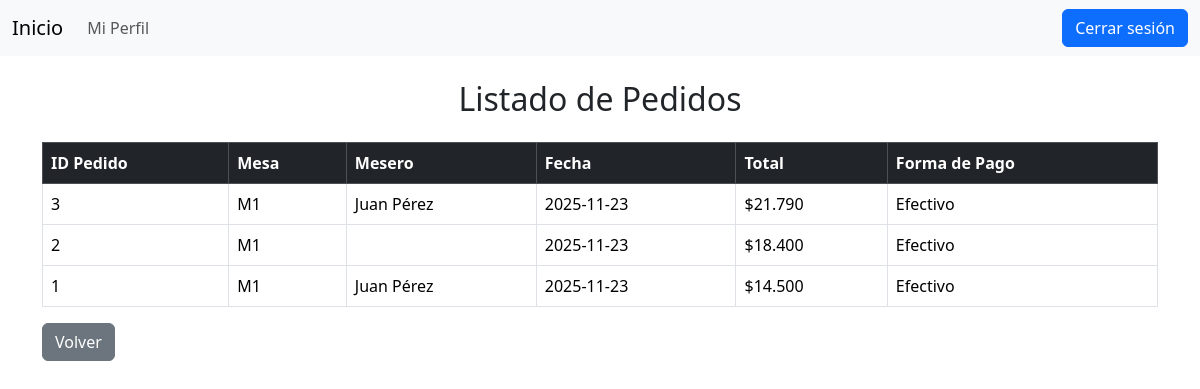
Page /mis_pedidos.php (signed in) on the committed database.
### tables this page shows
CREATE TABLE `pedidos` (
  `id_pedido` int(10) NOT NULL,
  `mesa` int(10) NOT NULL,
  `mesero` varchar(100) NOT NULL,
  `fecha_pedido` date NOT NULL,
  `total` int(15) NOT NULL,
  `forma de pago` varchar(20) NOT NULL
);

CREATE TABLE `mesas` (
  `id_mesa` int(11) NOT NULL,
  `numero_mesa` varchar(5) NOT NULL,
  `capacidad` int(11) NOT NULL,
  `estado` varchar(10) NOT NULL
);

CREATE TABLE `usuarios` (
  `id_usuarios` int(10) NOT NULL,
  `nombre_usuario` varchar(50) NOT NULL,
  `password` varchar(100) NOT NULL,
  `email` varchar(100) NOT NULL,
  `activo` tinyint(1) NOT NULL,
  `id_rol` int(10) NOT NULL
);

### mis_pedidos.php (the view, shortened to what this page needs)
<?php
$id_rol = $_SESSION["id_rol"] ?? 0;
$id_usuario = $_SESSION["id_usuario"] ?? 0;
$conexion = new mysqli("localhost", "root", "", "restaurante");
if ($id_rol == 2) {
    $pedidos = $conexion->query("
        SELECT
            p.id_pedido,
            m.numero_mesa,
            u.nombre_usuario AS mesero,
            p.fecha_pedido,
            p.total,
            p.`forma de pago`
        FROM pedidos p
        LEFT JOIN mesas m ON m.id_mesa = p.mesa
        LEFT JOIN usuarios u ON u.id_usuarios = p.mesero
        WHERE p.mesero = $id_usuario
        ORDER BY p.id_pedido DESC;
    ");
} else {
    $pedidos = $conexion->query("
        SELECT
            p.id_pedido,
            m.numero_mesa,
            u.nombre_usuario AS mesero,
            p.fecha_pedido,
            p.total,
            p.`forma de pago`
        FROM pedidos p
        LEFT JOIN mesas m ON m.id_mesa = p.mesa
        LEFT JOIN usuarios u ON u.id_usuarios = p.mesero
        ORDER BY p.id_pedido DESC;
    ");
}
?>
<!DOCTYPE html>
<html lang="es">
<head>
    <link href="https://cdn.jsdelivr.net/npm/bootstrap@5.3.3/dist/css/bootstrap.min.css" rel="stylesheet">
</head>
<body>
    <nav class="navbar navbar-expand-lg bg-body-tertiary">
        <div class="container-fluid">
            <a class="navbar-brand" href="portal_trabajador.php">Inicio</a>
            <div class="collapse navbar-collapse" id="navbarSupportedContent">
                <ul class="navbar-nav me-auto mb-2 mb-lg-0">
                    <li class="nav-item">
                        <a class="nav-link" aria-current="page" href="perfil_usuario.php">Mi Perfil</a>
                    </li>
                </ul>
                <a href="logout.php">
                    <button type="submit" class="btn btn-primary">Cerrar sesión</button>
                </a>
            </div>
        </div>
    </nav>
<div class="container mt-4">
    <h2 class="text-center mb-4">Listado de Pedidos</h2>
    <table class="table table-bordered table-hover">
        <thead class="table-dark">
            <tr>
                <th>ID Pedido</th>
                <th>Mesa</th>
                <th>Mesero</th>
                <th>Fecha</th>
                <th>Total</th>
                <th>Forma de Pago</th>
            </tr>
        </thead>
        <tbody>
        <?php while ($p = $pedidos->fetch_assoc()) : ?>
            <tr>
                <td><?= $p["id_pedido"] ?></td>
                <td><?= $p["numero_mesa"] ?></td>
                <td><?= $p["mesero"] ?></td>
                <td><?= $p["fecha_pedido"] ?></td>
                <td>$<?= number_format($p["total"], 0, ",", ".") ?></td>
                <td><?= $p["forma de pago"] ?></td>
            </tr>
        <?php endwhile; ?>
        </tbody>
    </table>
    <a href="portal_trabajador.php" class="btn btn-secondary">Volver</a>
</div>
</body>
</html>

### rows in the picture
pedidos: id_pedido "3", mesas.numero_mesa "M1", usuarios.nombre_usuario "Juan Pérez", fecha_pedido "2025-11-23", total "21.790", forma de pago "Efectivo"
pedidos: id_pedido "2", mesas.numero_mesa "M1", fecha_pedido "2025-11-23", total "18.400", forma de pago "Efectivo"
pedidos: id_pedido "1", mesas.numero_mesa "M1", usuarios.nombre_usuario "Juan Pérez", fecha_pedido "2025-11-23", total "14.500", forma de pago "Efectivo"
